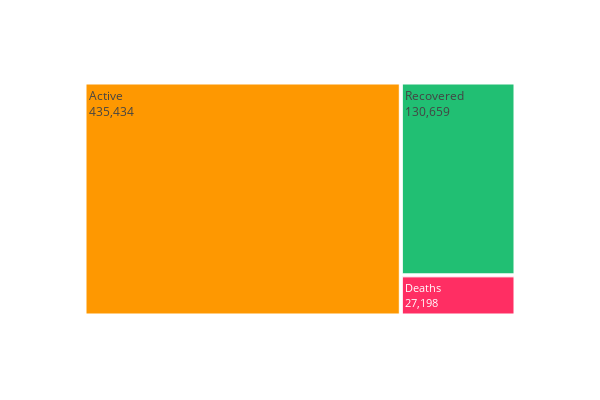

Source (notebook cell):
### Code cell
tm = temp.melt(id_vars="Date", value_vars=['Active', 'Deaths', 'Recovered'])
fig = px.treemap(tm, path=['variable'], values="value", height=400, width=600, color_discrete_sequence=[act, rec, dth])
fig.data[0].textinfo = 'label+text+value'
fig.show()

### Figure 1 — Plotly figure (JSON) as saved in the notebook; plotly's stock layout.template omitted (floating-point values rounded to 4 significant figures)
{"data": [{"branchvalues": "total", "domain": {"x": [0, 1], "y": [0, 1]}, "hoverlabel": {"namelength": 0}, "hovertemplate": "labels=%{label}<br>value=%{value}<br>parent=%{parent}<br>id=%{id}", "ids": ["Active", "Deaths", "Recovered"], "labels": ["Active", "Deaths", "Recovered"], "name": "", "parents": ["", "", ""], "textinfo": "label+text+value", "type": "treemap", "values": [435434, 27198, 130659]}], "layout": {"height": 400, "legend": {"tracegroupgap": 0}, "margin": {"t": 60}, "treemapcolorway": ["#fe9801", "#21bf73", "#ff2e63"], "width": 600}}
